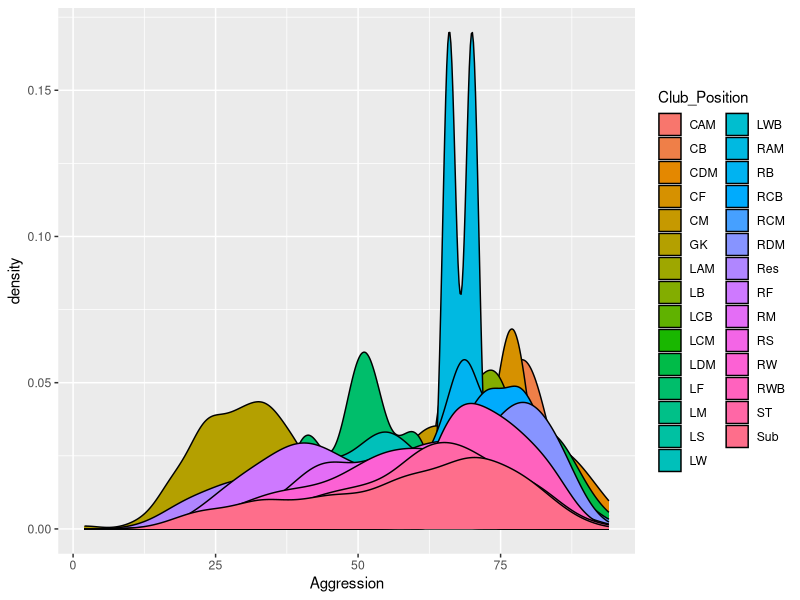
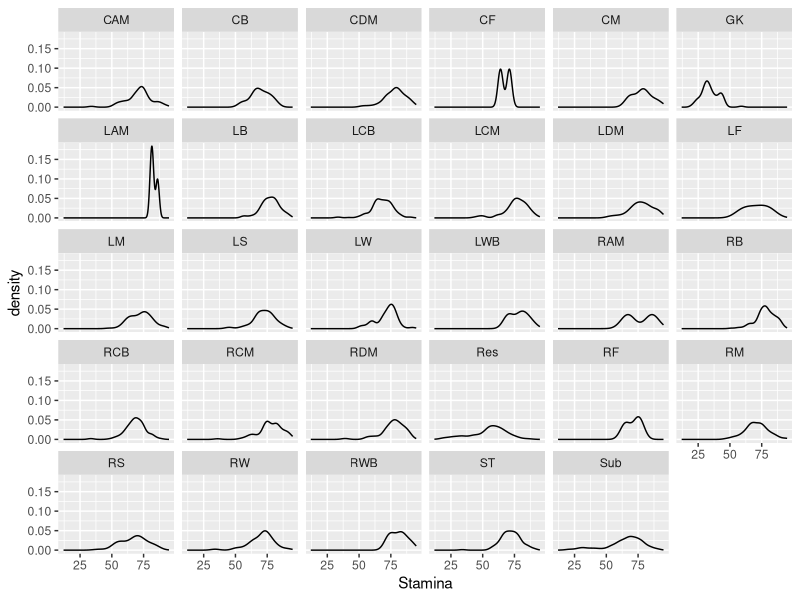
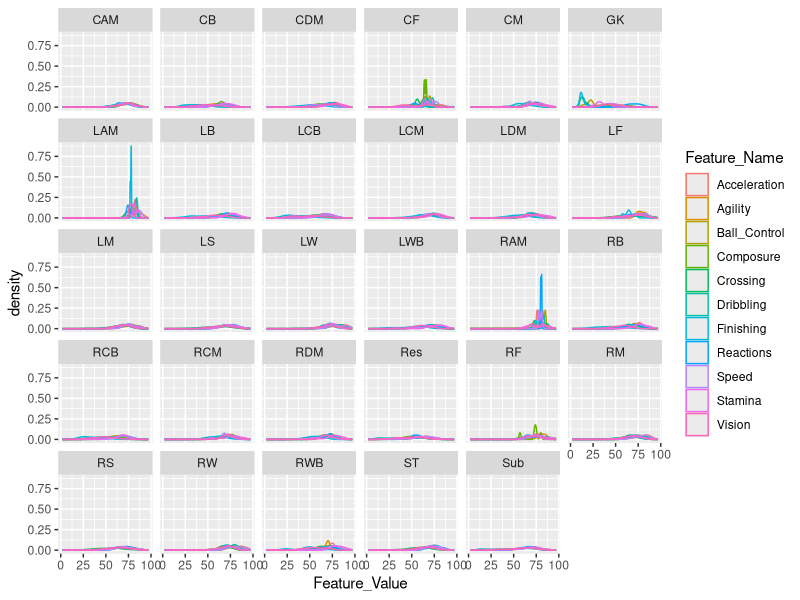
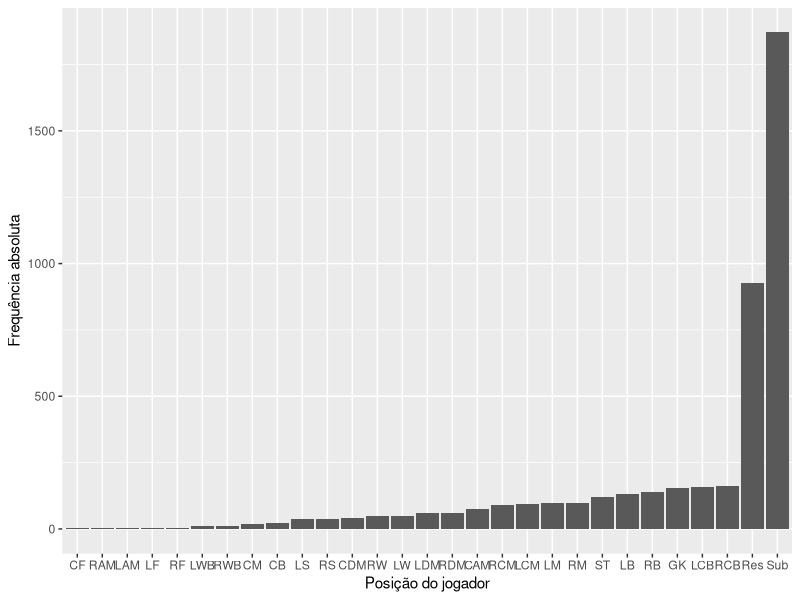

Write R code to recreate these figures, in order.
# dependencies ----
library(data.table)
library(nnet)
library(tidyverse)

# read data ----
train <- fread("data/train.csv")

train |> glimpse()

# check target variable ----
## TODO: check "Res" and "Sub" positions
unique(train[ , Club_Position])

train |> 
  ggplot(aes(x = Aggression, fill = Club_Position)) +
  geom_density()

train |> 
  ggplot(aes(x = Stamina)) +
  geom_density() +
  facet_wrap(~Club_Position)

train_features_long <- 
  train |> 
  pivot_longer(cols = c(Ball_Control,
                        Agility,
                        Dribbling, 
                        Reactions, 
                        Vision, 
                        Composure, 
                        Crossing,
                        Acceleration, 
                        Speed,
                        Finishing,
                        Stamina),
               names_to = "Feature_Name", 
               values_to = "Feature_Value") |> 
  select(Club_Position, Feature_Name, Feature_Value)

train_features_long |> 
  ggplot(aes(x = Feature_Value, color = Feature_Name)) +
  geom_density() +
  facet_wrap(~Club_Position)

setDT(train_features_long)
quantiles_features_position <- 
  train_features_long[, c(as.list(quantile(Feature_Value, 
                                           probs=c(0, .25, .5, .75, 1)))), 
                    by=.(Club_Position, Feature_Name)]  

train |> 
  group_by(Club_Position) |> 
  tally() |> 
  ggplot(aes(x = reorder(Club_Position, n), y = n)) +
  geom_bar(stat = "identity") +
  labs(x = "Posição do jogador", y = "Frequência absoluta")

# transform variables ----

train <- train[ , Club_Position := as.factor(Club_Position)]

# model ----
## 1st model ----
### multinomial logistic regression w/ only numeric player features
X_train <- 
  train |> 
  select_if(is.numeric) |>
  select(-c(Country_Club_id, National_Kit, Club_Kit, Contract_Expiry,
            Weak_foot, Skill_Moves))

Y_train <- train |> select(Club_Position)

train_characteristics <- cbind(X_train, Y_train)

fit_nnet <- nnet(Club_Position ~ ., data = train_characteristics, 
                 weights = rep(1, 4532),
                 size = 1)

### test ----

test <- fread("data/test.csv")

X_test <- 
  test |> 
  select_if(is.numeric) |>
  select(-c(Contract_Expiry,
            Weak_foot, 
            Skill_Moves))

Y_predicted <- fit_nnet |> predict(X_test)
